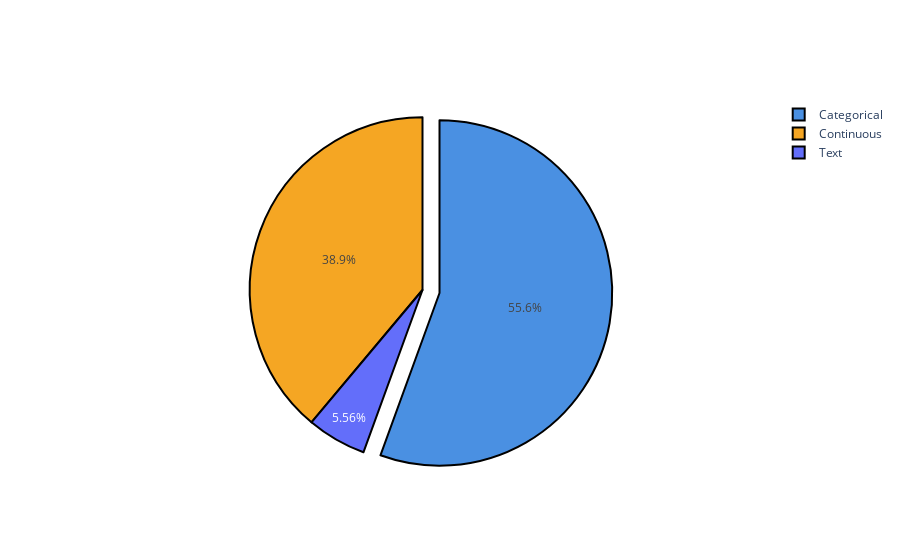

The notebook cell saved with this chart:
### Code cell
labels = ["Categorical", "Continuous", "Text"]
values = [len(cat_features), len(cont_features), len(text_features)]
colors = ["#4A90E2", "#F5A623"]

fig = go.Figure(data = [go.Pie(labels =labels,
                               values = values, pull=[0.1, 0 ,0],
                               marker = dict(colors= colors,
                                             line=dict(color="#000000",
                                             width =2)
                                            )
                              )
                       ]
               )
fig.show()

### Figure 1 — Plotly figure (JSON) as saved in the notebook; plotly's stock layout.template omitted (floating-point values rounded to 4 significant figures)
{"data": [{"labels": ["Categorical", "Continuous", "Text"], "marker": {"colors": ["#4A90E2", "#F5A623"], "line": {"color": "#000000", "width": 2}}, "pull": [0.1, 0, 0], "type": "pie", "values": [10, 7, 1]}], "layout": {"autosize": true}}
